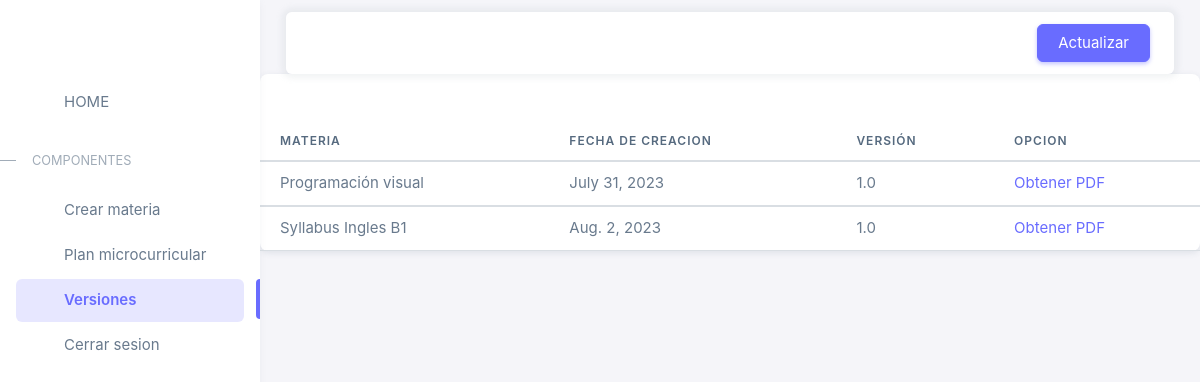
/version/ (signed in), run on the app's committed database.
### inicioApp/models.py (models this page shows, shortened)
class Informativo(models.Model):
    id_informativo = models.AutoField(primary_key=True)
    carrera = models.CharField(max_length=60)
    informacion = models.CharField(max_length=200)
    id_asignatura = models.ForeignKey(asignatura, null=True, on_delete=models.SET_NULL)
    periodo = models.CharField(max_length=20)
    prerrequisito = models.CharField(max_length=50, blank=True)
    correquisito = models.CharField(max_length=50, blank=True)
    profesional = models.CharField(max_length=50, blank=True)
    unidad_organ = models.CharField(max_length=20)
    horas_docencia = models.IntegerField()
    horas_prac_docente = models.IntegerField()
    horas_pract_autonoma = models.IntegerField()
    horas_trab_autonomo = models.IntegerField()
    objetivo_general = models.CharField(max_length=400, blank=True)
    id_ver_syllabus = models.ForeignKey(Syllabus, null=True, on_delete=models.SET_NULL)
    id_usuario = models.ForeignKey(User, null=True, on_delete=models.SET_NULL)

class Syllabus(models.Model):
    id_ver_syllabus = models.AutoField(primary_key=True)
    nombre = models.CharField(max_length=50)
    fecha_creacion = models.DateField()
    version = models.CharField(max_length=10)
    id_usuario = models.ForeignKey(User, null=True, on_delete=models.SET_NULL)

### inicioApp/views.py (the view)
# urls.py: path('version/', views.versionDef, name='version'),
@login_required
def versionDef(request):
    usuario_actual = request.user
    syllabus_usuario = Syllabus.objects.filter(id_usuario=usuario_actual)
    informativos_usuario = Informativo.objects.filter(id_ver_syllabus__in=syllabus_usuario)
    context = {
        'informativos': informativos_usuario,
    }
    return render(request, 'version.html', context)

### inicioApp/context_processors.py (called while the page is built)
def asignaturas_context(request):
    asignaturas = asignatura.objects.all()
    return {'asignaturas': asignaturas}

### inicioApp/templates/version.html (shortened to what this page needs)
{% load static %}
<!DOCTYPE html>
<html lang="en" class="light-style layout-menu-fixed" dir="ltr" data-theme="theme-default" data-assets-path="../assets/" data-template="vertical-menu-template-free">
<head>
    <link rel="stylesheet" href="{% static 'css/boxicons.css' %}"/>
  <link rel="stylesheet" href="{% static 'css/core.css' %}" class="template-customizer-core-css" />
  <link rel="stylesheet" href="{% static 'css/theme-default.css' %}" class="template-customizer-theme-css" />
  <link rel="stylesheet" href="{% static 'css/demo.css' %}" />
</head>
<body>
    <div class="layout-wrapper layout-content-navbar">
        <div class="layout-container">
            <aside id="layout-menu" class="layout-menu menu-vertical menu bg-menu-theme">
                <div class="app-brand demo">
                </div>
                <ul class="menu-inner py-1">
                    <li class="menu-item">
                        <a href="{% url 'principal' %}" class="menu-link">
                            <div data-i18n="Basic">HOME</div>
                        </a>
                    </li>
                    <li class="menu-header small text-uppercase">
                        <span class="menu-header-text">Componentes</span>
                    </li>
                    <li class="menu-item">
                        <a href="{% url 'materia' %}" class="menu-link">
                            <div data-i18n="Basic">Crear materia</div>
                        </a>
                    </li>
                    <li class="menu-item">
                        <a href="{% url 'plan' %}" class="menu-link">
                            <div data-i18n="Basic">Plan microcurricular</div>
                        </a>
                    </li>
                    <li class="menu-item active">
                        <a href="{% url 'version' %}" class="menu-link">
                            <div data-i18n="Analytics">Versiones</div>
                        </a>
                    </li>
                    <li class="menu-item ">
                        <a href="{% url 'logout' %}" class="menu-link">
                            <div data-i18n="Boxicons">Cerrar sesion</div>
                        </a>
                    </li>
                </ul>
            </aside>
            <div class="layout-page">
                <nav class="layout-navbar container-xxl navbar navbar-expand-xl navbar-detached align-items-center bg-navbar-theme" id="layout-navbar">
                    <a href="{% url 'ensenar_informacion3' %}" class="btn btn-primary">Actualizar</a>
                </nav>
                <div class="card" >
        <h5 class="card-header">
        </h5>
        <div class="table-responsive text-nowrap">
            <table class="table table-white">
                <thead>
                <tr>
                    <th>Materia</th>
                    <th>fecha de creacion</th>
                    <th>versión</th>
                    <th>Opcion</th>
                </tr>
                </thead>
                <tbody class="table-border-bottom-0">
                    {% for informativo in informativos %}
                        <tr>
                            <td>{{ informativo.id_ver_syllabus.nombre }}</td>
                            <td>{{ informativo.id_ver_syllabus.fecha_creacion }}</td>
                            <td>{{ informativo.id_ver_syllabus.version }}</td>
                            <td>
                                <div class="dropdown">
                                    <a href="{% url 'pdfDef' informativo_id=informativo.id_informativo %}">Obtener PDF</a>
                                </div>
                            </td>
                        </tr>
                    </tbody>
                    {% endfor %}
            </table>
        </div>
    </div>
            </div>
        </div>
    </div>
</body>
</html>

### inicioApp/static/css/theme-default.css (style rules this page uses)
.bg-menu-theme .menu-header { position: relative; }
.bg-menu-theme .menu-header:before { content: ""; position: absolute; left: 0; top: 1.1875rem; width: 1rem; height: 1px; transition: all 0.3s ease-in-out; }
.layout-wrapper:not(.layout-horizontal) .bg-menu-theme .menu-inner .menu-item .menu-link { border-radius: 0.375rem; }
.layout-wrapper:not(.layout-horizontal) .bg-menu-theme .menu-inner > .menu-item.active:before { content: ""; position: absolute; right: 0; width: 0.25rem; height: 2.5rem; border-radius: 0.375rem 0 0 0.375rem; }
.btn-primary { color: #fff; background-color: #696cff; border-color: #696cff; box-shadow: 0 0.125rem 0.25rem 0 rgba(105, 108, 255, 0.4); }
a { color: #696cff; }
.bg-navbar-theme { background-color: #fff !important; color: #697a8d; }
.layout-navbar { background-color: rgba(255, 255, 255, 0.95) !important; -webkit-backdrop-filter: saturate(200%) blur(6px); backdrop-filter: saturate(200%) blur(6px); }
.navbar-detached { box-shadow: 0 0 0.375rem 0.25rem rgba(161, 172, 184, 0.15); }
.bg-menu-theme { background-color: #fff !important; color: #697a8d; }
.bg-menu-theme .menu-link, .bg-menu-theme .menu-horizontal-prev, .bg-menu-theme .menu-horizontal-next { color: #697a8d; }
.bg-menu-theme .menu-item.open:not(.menu-item-closing) > .menu-toggle, .bg-menu-theme .menu-item.active > .menu-link { color: #566a7f; }
.bg-menu-theme .menu-item.active > .menu-link:not(.menu-toggle) { background-color: #fff; }
.bg-menu-theme .menu-header { color: #8f9baa; }
.bg-menu-theme .menu-inner > .menu-header::before { background-color: transparent; }
.bg-menu-theme .menu-header { color: #a1acb8; }
.bg-menu-theme .menu-header:before { background-color: #a1acb8 !important; }
.bg-menu-theme.menu-vertical { box-shadow: 0 0.125rem 0.375rem 0 rgba(161, 172, 184, 0.12); }
.bg-menu-theme .menu-inner > .menu-item.active > .menu-link { color: #696cff; background-color: rgba(105, 108, 255, 0.16) !important; }
.bg-menu-theme .menu-inner > .menu-item.active:before { background: #696cff; }

### inicioApp/static/css/demo.css (style rules this page uses)
.menu .app-brand.demo { height: 64px; margin-top: 12px; }

### data on the page
Informativo: id_ver_syllabus.nombre "Programación visual", id_ver_syllabus.fecha_creacion "July 31, 2023", id_ver_syllabus.version "1.0"
Informativo: id_ver_syllabus.nombre "Syllabus Ingles B1", id_ver_syllabus.fecha_creacion "Aug. 2, 2023", id_ver_syllabus.version "1.0"
